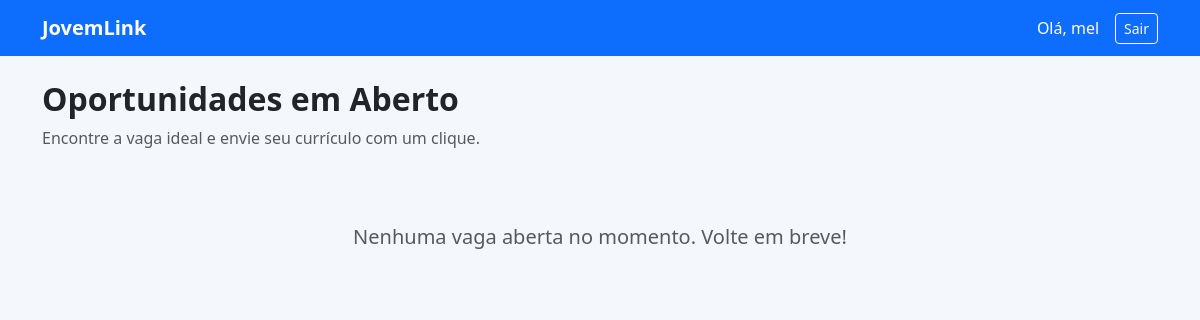
Before: /inicioUsuario.php (signed in) with the older database file.
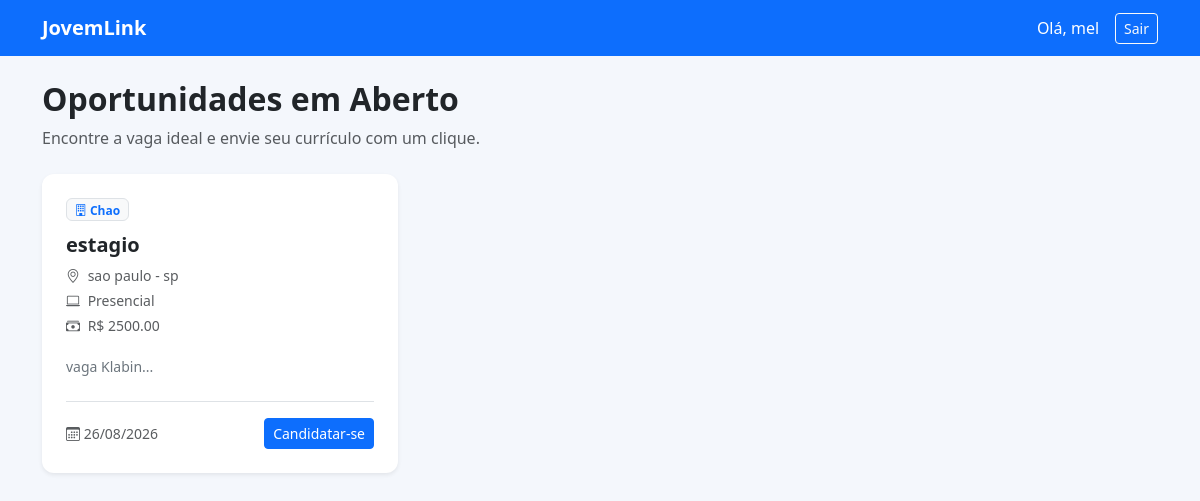
After: the same page with the newer database file.
### tables this page shows
CREATE TABLE `vaga` (
  `idVaga` int NOT NULL,
  `idEmpresa` int NOT NULL,
  `tituloVaga` varchar(200) NOT NULL,
  `descricaoVaga` text NOT NULL,
  `requisitosVaga` text,
  `modalidadeVaga` varchar(50) DEFAULT 'Presencial',
  `salarioVaga` decimal(10,2) DEFAULT NULL,
  `cidadeVaga` varchar(100) DEFAULT NULL,
  `estadoVaga` varchar(2) DEFAULT NULL,
  `statusVaga` varchar(20) DEFAULT 'Ativa',
  `dataCriacao` datetime DEFAULT CURRENT_TIMESTAMP
);

CREATE TABLE `empresa` (
  `idEmpresa` int NOT NULL,
  `fotoEmpresa` varchar(255) DEFAULT NULL,
  `nomeEmpresa` varchar(250) NOT NULL,
  `razaoSocialEmpresa` varchar(250) NOT NULL,
  `dataFundacaoEmpresa` date DEFAULT NULL,
  `cnpjEmpresa` varchar(20) NOT NULL,
  `estadoEmpresa` varchar(2) DEFAULT NULL,
  `cidadeEmpresa` varchar(100) DEFAULT NULL,
  `emailEmpresa` varchar(150) NOT NULL,
  `senhaEmpresa` varchar(255) NOT NULL,
  `dataCadastro` datetime DEFAULT CURRENT_TIMESTAMP
);

### inicioUsuario.php (the view, shortened to what this page needs)
<?php
include "conexaoBD.php";
$sqlVagas = "SELECT vaga.*, Empresa.nomeEmpresa
             FROM vaga
             INNER JOIN Empresa ON vaga.idEmpresa = Empresa.idEmpresa
             WHERE vaga.statusVaga = 'Ativa'
             ORDER BY vaga.idVaga DESC";
$resultadoVagas = mysqli_query($conn, $sqlVagas);
?>
<!DOCTYPE html>
<html lang="pt-br">
<head>
    <link href="https://cdn.jsdelivr.net/npm/bootstrap@5.3.0/dist/css/bootstrap.min.css" rel="stylesheet">
    <link rel="stylesheet" href="https://cdn.jsdelivr.net/npm/bootstrap-icons@1.11.0/font/bootstrap-icons.css">
</head>
<body>
<nav class="navbar navbar-expand-lg navbar-dark bg-primary mb-4">
  <div class="container">
    <a class="navbar-brand fw-bold" href="#">JovemLink</a>
    <div class="d-flex align-items-center">
        <span class="text-white me-3">Olá, <?= htmlspecialchars($_SESSION['nomeUsuario'] ?? 'Candidato') ?></span>
        <a href="logout.php" class="btn btn-outline-light btn-sm">Sair</a>
    </div>
  </div>
</nav>
<div class="container mb-5">
    <div class="mb-4">
        <h2 class="fw-bold">Oportunidades em Aberto</h2>
        <p class="text-muted">Encontre a vaga ideal e envie seu currículo com um clique.</p>
    </div>
    <div class="row">
        <?php if ($resultadoVagas && mysqli_num_rows($resultadoVagas) > 0): ?>
            <?php while ($vaga = mysqli_fetch_assoc($resultadoVagas)): ?>
                <div class="col-md-4 mb-4">
                    <div class="card h-100 shadow-sm border-0 vaga-card">
                        <div class="card-body d-flex flex-column p-4">
                            <span class="badge bg-light text-primary border mb-2 align-self-start">
                                <i class="bi bi-building"></i> <?= htmlspecialchars($vaga['nomeEmpresa']) ?>
                            </span>
                            <h5 class="card-title fw-bold text-dark mt-1"><?= htmlspecialchars($vaga['tituloVaga']) ?></h5>
                            <div class="small text-muted mb-3">
                                <?php if (!empty($vaga['cidadeVaga'])): ?>
                                    <div class="mb-1"><i class="bi bi-geo-alt me-1"></i> <?= htmlspecialchars($vaga['cidadeVaga']) ?><?= !empty($vaga['estadoVaga']) ? ' - ' . htmlspecialchars($vaga['estadoVaga']) : '' ?></div>
                                <?php endif; ?>
                                <?php if (!empty($vaga['modalidadeVaga'])): ?>
                                    <div class="mb-1"><i class="bi bi-laptop me-1"></i> <?= htmlspecialchars($vaga['modalidadeVaga']) ?></div>
                                <?php endif; ?>
                                <?php if (!empty($vaga['salarioVaga'])): ?>
                                    <div class="mb-1"><i class="bi bi-cash-stack me-1"></i> R$ <?= htmlspecialchars($vaga['salarioVaga']) ?></div>
                                <?php endif; ?>
                            </div>
                            <p class="card-text text-secondary flex-grow-1 small">
                                <?= htmlspecialchars(substr($vaga['descricaoVaga'], 0, 110)) ?>...
                            </p>
                            <div class="border-top pt-3 mt-2 d-flex justify-content-between align-items-center">
                                <small class="text-muted"><i class="bi bi-calendar3"></i> <?= date('d/m/Y', strtotime($vaga['dataCriacao'])) ?></small>
                                <a href="candidatarVaga.php?id=<?= $vaga['idVaga'] ?>" class="btn btn-sm btn-primary">Candidatar-se</a>
                            </div>
                        </div>
                    </div>
                </div>
            <?php endwhile; ?>
        <?php else: ?>
            <div class="col-12 text-center py-5">
                <p class="text-muted fs-5">Nenhuma vaga aberta no momento. Volte em breve!</p>
            </div>
        <?php endif; ?>
    </div>
</div>
</body>
</html>

Changed rows visible on the page:
added vaga: idEmpresa.nomeEmpresa "Chao", tituloVaga "estagio", cidadeVaga "sao paulo", estadoVaga "sp", modalidadeVaga "Presencial", salarioVaga "2500.00", descricaoVaga "vaga Klabin", dataCriacao "26/08/2026"
Other visible differences:
text no longer shown: "Nenhuma vaga aberta no momento. Volte em breve!"
